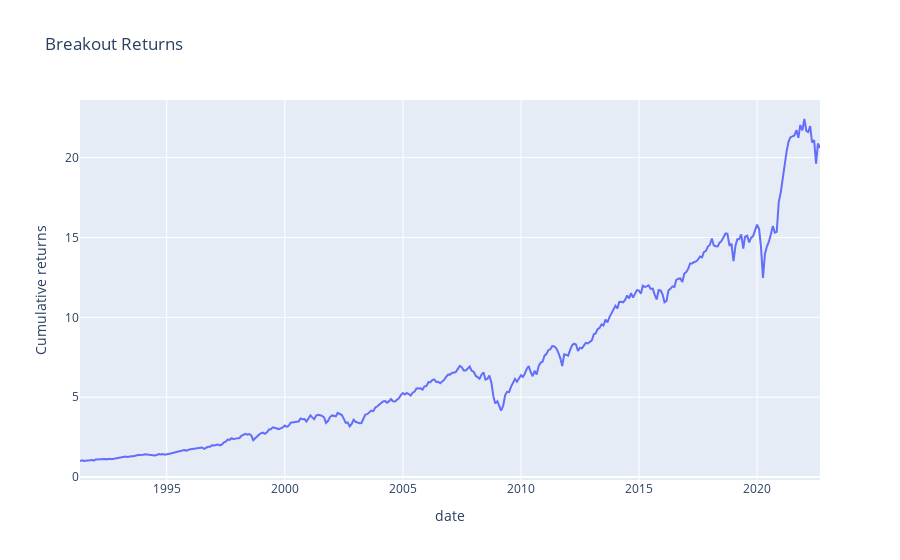

The code cell stored with this chart in its notebook:
### Markdown cell above
### Evaluation

### Code cell
px.line(strategy_returns, y='br_cum_rets', x='date', labels={'br_cum_rets': 'Cumulative returns'}, title = 'Breakout Returns').show()

### Figure 1 — Plotly figure (JSON) as saved in the notebook; plotly's stock layout.template omitted (floating-point values rounded to 4 significant figures; data arrays with more than 128 entries replaced by an {"elided": "..."} marker saying what was removed)
{"data": [{"hovertemplate": "date=%{x}<br>Cumulative returns=%{y}<extra></extra>", "legendgroup": "", "line": {"color": "#636efa", "dash": "solid"}, "marker": {"symbol": "circle"}, "mode": "lines", "name": "", "orientation": "v", "showlegend": false, "type": "scatter", "x": {"elided": "377 str values"}, "xaxis": "x", "y": {"elided": "377 float values"}, "yaxis": "y"}], "layout": {"legend": {"tracegroupgap": 0}, "title": {"text": "Breakout Returns"}, "xaxis": {"anchor": "y", "domain": [0, 1], "title": {"text": "date"}}, "yaxis": {"anchor": "x", "domain": [0, 1], "title": {"text": "Cumulative returns"}}}}
